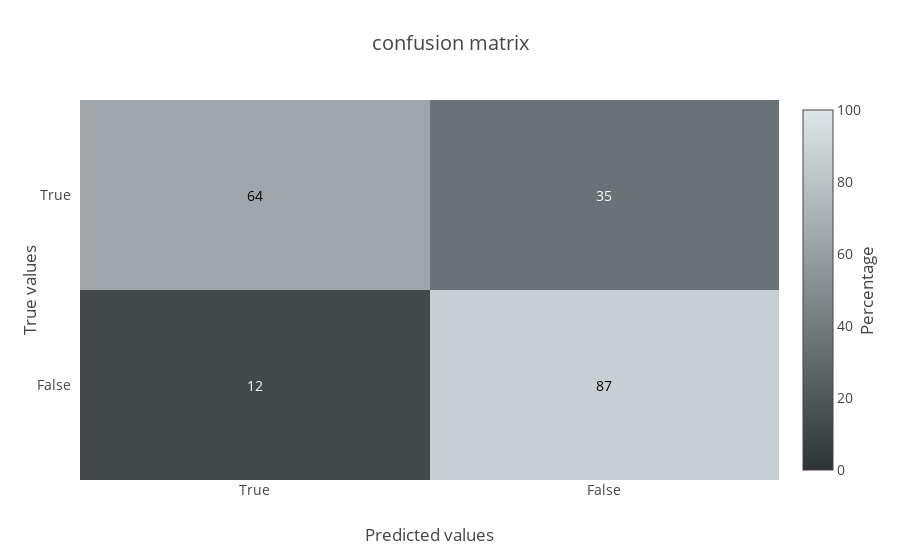

Here is the notebook cell this chart was saved with:
### Markdown cell above
### 6.a. Confusion matrix

### Code cell
m = plot_confusion_matrix(y_true=y_test, y_pred=y_pred)
py.iplot(m, filename='fatigue/confusion_matrix_test')

### Figure 1 — Plotly figure (JSON) as saved in the notebook; plotly's stock layout.template omitted (floating-point values rounded to 4 significant figures)
{"data": [{"colorbar": {"title": "Percentage", "titleside": "right"}, "colorscale": [[0, "#2d3436"], [1, "#dfe6e9"]], "showscale": true, "type": "heatmap", "x": ["True", "False"], "y": ["True", "False"], "z": [[64, 35], [12, 87]], "zmax": 100, "zmin": 0}], "layout": {"annotations": [{"font": {"color": "#000000"}, "showarrow": false, "text": "64", "x": "True", "xref": "x1", "y": "True", "yref": "y1"}, {"font": {"color": "#FFFFFF"}, "showarrow": false, "text": "35", "x": "False", "xref": "x1", "y": "True", "yref": "y1"}, {"font": {"color": "#FFFFFF"}, "showarrow": false, "text": "12", "x": "True", "xref": "x1", "y": "False", "yref": "y1"}, {"font": {"color": "#000000"}, "showarrow": false, "text": "87", "x": "False", "xref": "x1", "y": "False", "yref": "y1"}], "font": {"size": 14}, "hovermode": "closest", "title": "confusion matrix", "xaxis": {"dtick": 1, "gridcolor": "rgb(0, 0, 0)", "side": "bottom", "ticks": "", "title": "Predicted values"}, "yaxis": {"autorange": "reversed", "dtick": 1, "ticks": "", "ticksuffix": "  ", "title": "True values"}}}
